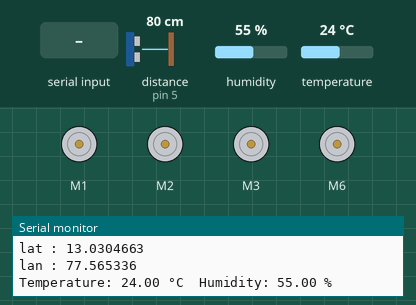
The sketch below on a simulated Arduino Uno, built with avr-gcc and run on an emulated ATmega328P. On the bench: 4 × DC motor (green arrow = forward, orange = backward, longer = faster), the last lines printed to the serial monitor. The test bench sets the inputs (shaded band); at power-on: distance to the obstacle (sensor on pin 5) 80 cm, humidity 55 %, temperature 24 °C. The echo pulse lasts 58.3 µs per cm.

Above: at 1.2 s.
1.3 s: "F" received over Serial
At 2.0 s:
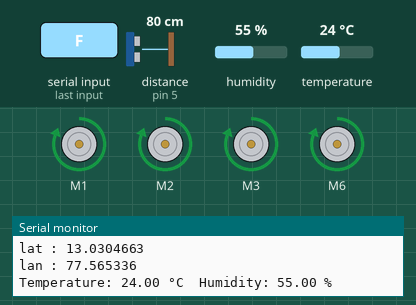
2.9 s: "B" received over Serial
At 3.8 s:
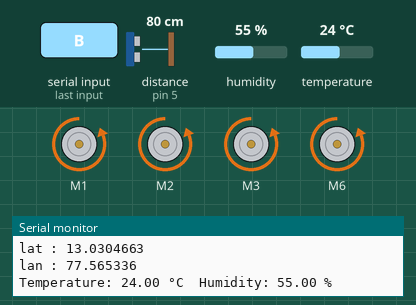
4.9 s: "L" received over Serial
At 6.3 s:
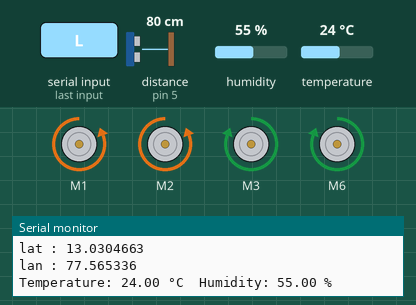
6.8 s: "R" received over Serial
At 8.1 s:
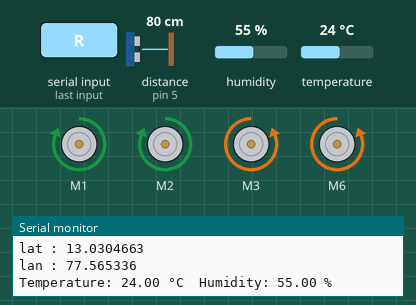
Timing chart, 0 to 9.8 s (numbered marks = the images above; inputs shaded):
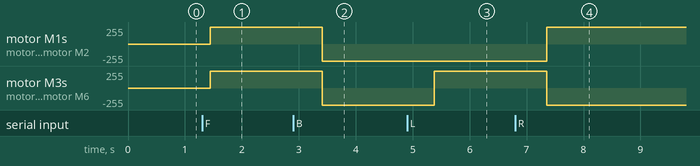

Measured:
- after the input at 1.3 s, motor M1–3, motor M6: stopped → forward 255/255 after 0.14 s
- after the input at 2.9 s, motor M1–3, motor M6: forward 255/255 → backward 255/255 after 0.52 s
- after the input at 4.9 s, motor M3, motor M6: backward 255/255 → forward 255/255 after 0.48 s
- after the input at 6.8 s, motor M1, motor M2: backward 255/255 → forward 255/255 after 0.55 s; motor M3, motor M6: forward 255/255 → backward 255/255 after 0.55 s

The sketch:

car.ino
```cpp
#include <AFMotor.h>
#include <SoftwareSerial.h>
#include <NewPing.h>
#include <DHT.h>

#define DHT_PIN 10      // Pin connected to the DHT sensor
#define DHT_TYPE DHT11 // DHT sensor type


AF_DCMotor motor1(1);  // Motor 1 initialization
AF_DCMotor motor2(2);  // Motor 2 initialization
AF_DCMotor motor3(3);  // Motor 3 initialization
AF_DCMotor motor4(6);  // Motor 4 initialization

SoftwareSerial bluetooth(2, 3);  // Bluetooth module RX, TX pin

const int trigPin = 4;  // Ultrasonic sensor trigger pin
const int echoPin = 5;
long distance;  // Ultrasonic sensor echo pin
NewPing sonar(trigPin, echoPin);  // Create a NewPing object
DHT dht(DHT_PIN, DHT_TYPE);
void setup() {
  // Set the baud rate for the Bluetooth module
  bluetooth.begin(9600);

  // Initialize the motor driver pins
  motor1.setSpeed(255);
  motor2.setSpeed(255);
  motor3.setSpeed(255);
  motor4.setSpeed(255);

  pinMode(trigPin, OUTPUT);
  pinMode(echoPin, INPUT);

  Serial.begin(9600);
  dht.begin();
}

void loop() {
  long duration = sonar.ping_median();
  long distance = NewPing::convert_cm(duration);
  Serial.print("Distance: ");
  Serial.print(distance);
  if (Serial.available()) {
    char command = Serial.read();
    Serial.println(command);

    // Control the motors based on the received command
    switch (command) {
      case 'F':
        if(distance>=10)  // Move forward
        moveForward();
        else Serial.println("obstacle! cant move forward");
        break;
      case 'B':  // Move backward
        moveBackward();
        break;
      case 'L':  // Turn left
        turnLeft();
        break;
      case 'R':  // Turn right
        turnRight();
        break;
      case 'S':  // Stop
        stopMotors();
        break;
    }
  }
  float temperature = dht.readTemperature(); // Read temperature in Celsius
  float humidity = dht.readHumidity();       // Read humidity as a percentage

  // Measure the distance using the ultrasonic sensor

  if(distance<=3){
     Serial.print("car crashed");
  }


  Serial.println(" cm");
  Serial.println("lat : 13.0304663 ");
  Serial.println("lan : 77.565336 ");
  Serial.print("Temperature: ");
  Serial.print(temperature);
  Serial.print(" °C\t");

  Serial.print("Humidity: ");
  Serial.print(humidity);
  Serial.println(" %");
  delay(500);  // Delay between distance measurements
}

void moveForward() {
  motor1.run(FORWARD);
  motor2.run(FORWARD);
  motor3.run(FORWARD);
  motor4.run(FORWARD);
}

void moveBackward() {
  motor1.run(BACKWARD);
  motor2.run(BACKWARD);
  motor3.run(BACKWARD);
  motor4.run(BACKWARD);
}

void turnLeft() {
  motor1.run(BACKWARD);
  motor2.run(BACKWARD);
  motor3.run(FORWARD);
  motor4.run(FORWARD);
}

void turnRight() {
  motor1.run(FORWARD);
  motor2.run(FORWARD);
  motor3.run(BACKWARD);
  motor4.run(BACKWARD);
}

void stopMotors() {
  motor1.run(RELEASE);
  motor2.run(RELEASE);
  motor3.run(RELEASE);
  motor4.run(RELEASE);
}
```
